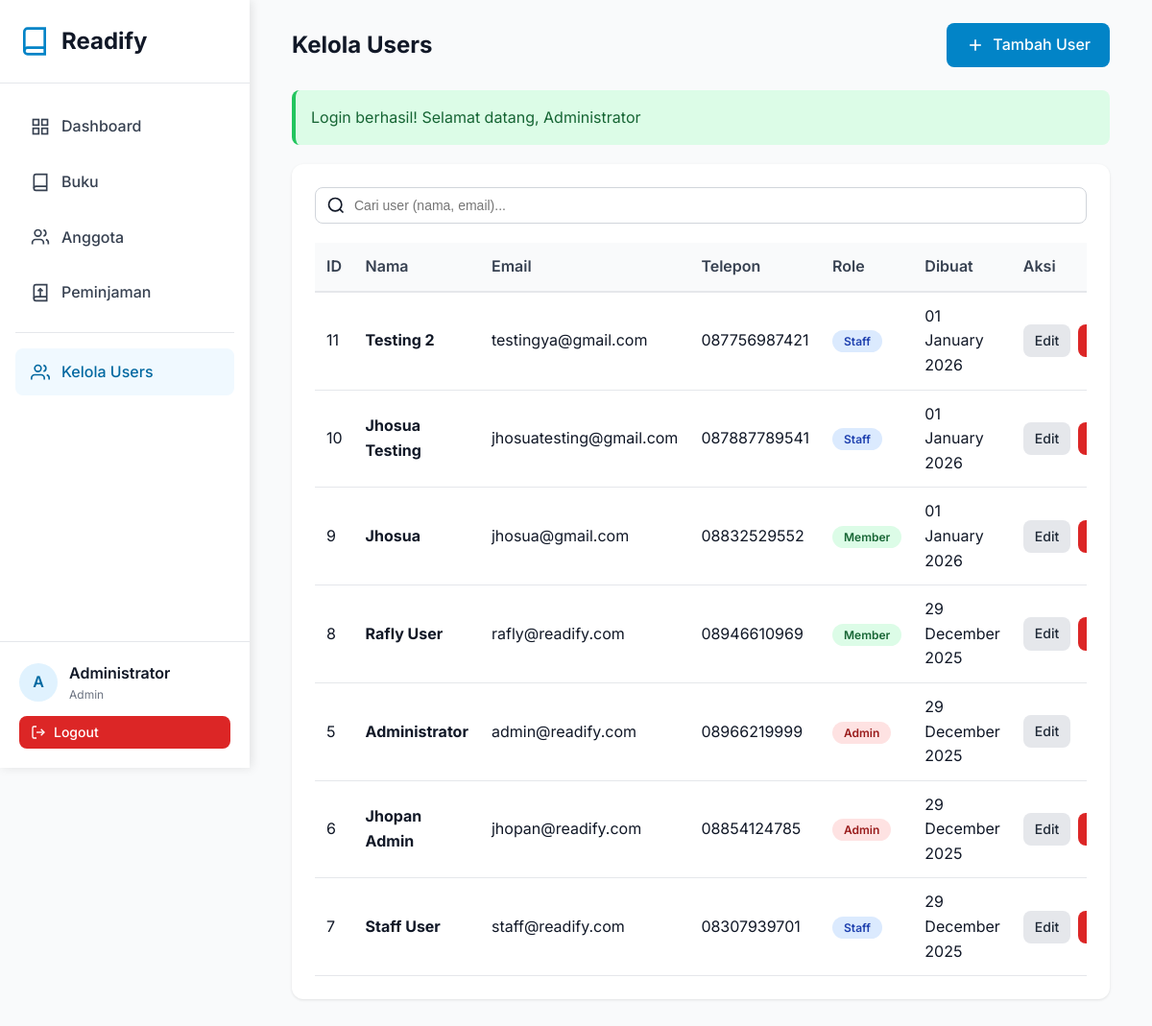
The app's page /pages/users/index.php (signed in), older data.
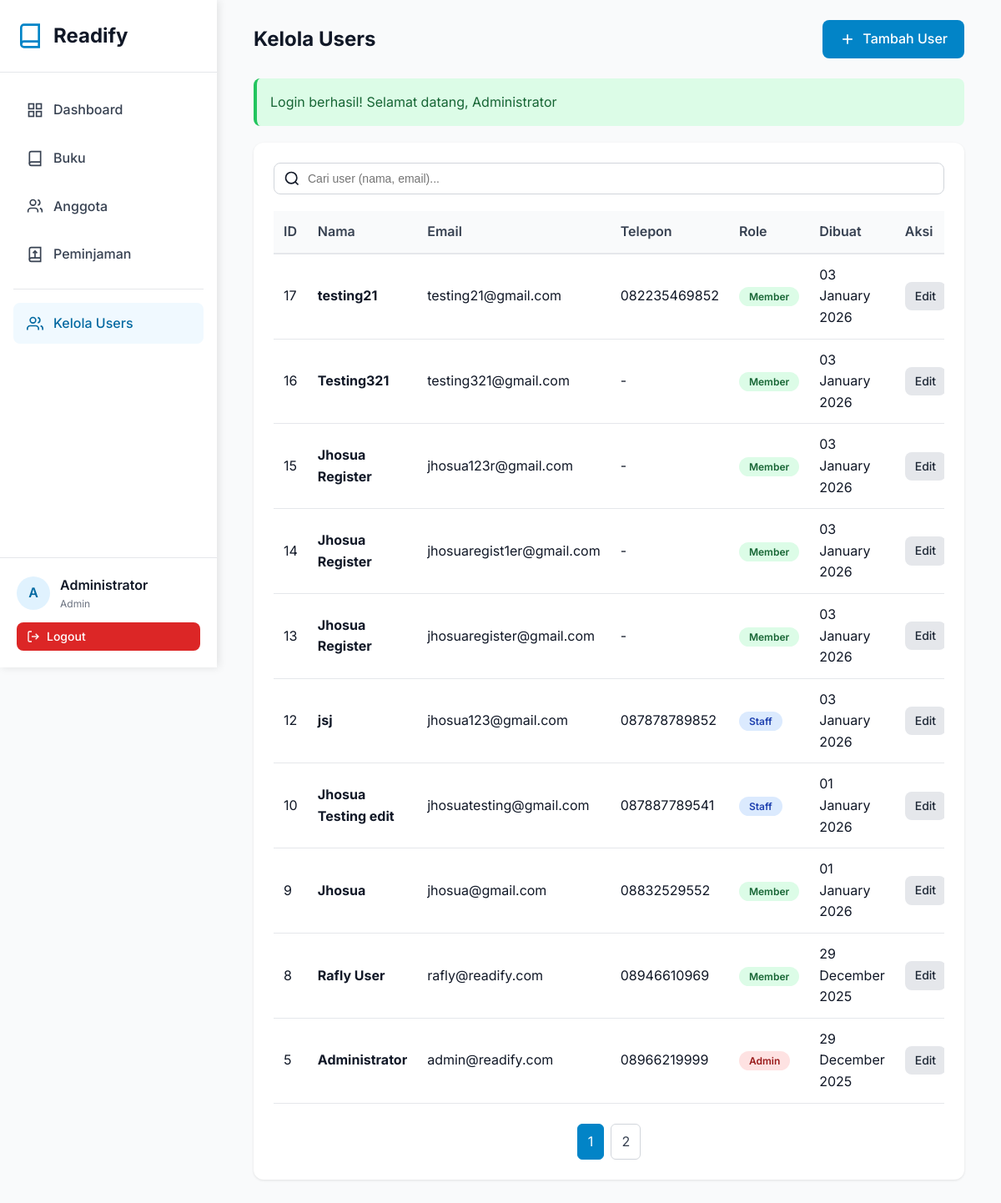
The same page, newer data.
### tables this page shows
CREATE TABLE `users` (
  `id` int NOT NULL AUTO_INCREMENT,
  `name` varchar(100) NOT NULL,
  `email` varchar(100) NOT NULL,
  `phone` varchar(20) DEFAULT NULL,
  `password` varchar(255) NOT NULL,
  `role` enum('admin','staff','member') DEFAULT 'member',
  `created_at` timestamp NULL DEFAULT CURRENT_TIMESTAMP,
  `updated_at` timestamp NULL DEFAULT CURRENT_TIMESTAMP ON UPDATE CURRENT_TIMESTAMP,
  PRIMARY KEY (`id`),
  UNIQUE KEY `email` (`email`)
);

### config/config.php (called while the page is built, shortened)
<?php
require_once BASE_PATH . '/config/database.php';
function isLoggedIn() {
    return isset($_SESSION['user_id']);
}
function getCurrentUser() {
    if (isLoggedIn()) {
        $db = new Database();
        $user = $db->fetchOne("SELECT id, name, email, role FROM users WHERE id = ?", [$_SESSION['user_id']]);
        return $user;
    }
    return null;
}
function formatDate($date) {
    return date('d F Y', strtotime($date));
}

### config/database.php (called while the page is built, shortened)
<?php
class Database {
    private $host = DB_HOST;
    private $user = DB_USER;
    private $pass = DB_PASS;
    private $dbname = DB_NAME;
    private $conn;
    private function connect() {
        $this->conn = null;
        try {
            $dsn = "mysql:host=" . $this->host . ";dbname=" . $this->dbname . ";charset=utf8mb4";
            $options = [
                PDO::ATTR_ERRMODE => PDO::ERRMODE_EXCEPTION,
                PDO::ATTR_DEFAULT_FETCH_MODE => PDO::FETCH_ASSOC,
                PDO::ATTR_EMULATE_PREPARES => false,
            ];
            $this->conn = new PDO($dsn, $this->user, $this->pass, $options);
        } catch(PDOException $e) {
            $this->error = $e->getMessage();
            die("Connection failed: " . $this->error);
        }
    }
    public function query($sql, $params = []) {
        try {
            $stmt = $this->conn->prepare($sql);
            $stmt->execute($params);
            return $stmt;
        } catch(PDOException $e) {
            throw new Exception($e->getMessage());
        }
    }
    public function fetchAll($sql, $params = []) {
        $stmt = $this->query($sql, $params);
        return $stmt->fetchAll();
    }
    public function fetchOne($sql, $params = []) {
        $stmt = $this->query($sql, $params);
        return $stmt->fetch();
    }
}

### pages/users/index.php (the view, shortened to what the changed rows need)
<?php
require_once '../../config/config.php';
$db = new Database();
$page = isset($_GET['page']) ? (int)$_GET['page'] : 1;
$offset = ($page - 1) * ITEMS_PER_PAGE;
$search = isset($_GET['search']) ? sanitize($_GET['search']) : '';
$searchQuery = $search ? " WHERE name LIKE '%$search%' OR email LIKE '%$search%'" : '';
$totalUsers = $db->fetchOne("SELECT COUNT(*) as count FROM users $searchQuery")['count'];
$totalPages = ceil($totalUsers / ITEMS_PER_PAGE);
$users = $db->fetchAll("SELECT * FROM users $searchQuery ORDER BY created_at DESC LIMIT " . ITEMS_PER_PAGE . " OFFSET $offset");
include_once '../../includes/header.php';
include_once '../../includes/sidebar.php';
?>
<div class="container">
    <div class="card-header">
        <h1 class="card-title">Kelola Users</h1>
    </div>
    <div class="card">
        <div class="table-responsive">
            <table class="table">
                <thead>
                    <tr>
                        <th>ID</th>
                        <th>Nama</th>
                        <th>Email</th>
                        <th>Telepon</th>
                        <th>Role</th>
                        <th>Dibuat</th>
                        <th>Aksi</th>
                    </tr>
                </thead>
                <tbody>
                    <?php if (empty($users)): ?>
                        <tr>
                            <td colspan="7" style="text-align: center; padding: 40px; color: var(--gray-500);">
                                Tidak ada user ditemukan
                            </td>
                        </tr>
                    <?php else: ?>
                        <?php foreach ($users as $user): ?>
                            <tr>
                                <td><?php echo $user['id']; ?></td>
                                <td><strong><?php echo htmlspecialchars($user['name']); ?></strong></td>
                                <td><?php echo htmlspecialchars($user['email']); ?></td>
                                <td><?php echo htmlspecialchars($user['phone'] ?? '-'); ?></td>
                                <td>
                                    <?php if ($user['role'] == 'admin'): ?>
                                        <span class="badge badge-danger">Admin</span>
                                    <?php elseif ($user['role'] == 'staff'): ?>
                                        <span class="badge badge-info">Staff</span>
                                    <?php else: ?>
                                        <span class="badge badge-success">Member</span>
                                    <?php endif; ?>
                                </td>
                                <td><?php echo formatDate($user['created_at']); ?></td>
                                <td>
                                    <div style="display: flex; gap: 8px;">
                                        <a href="edit.php?id=<?php echo $user['id']; ?>" class="btn btn-sm btn-secondary">Edit</a>
                                        <?php if ($user['id'] != $_SESSION['user_id']): ?>
                                            <a href="delete.php?id=<?php echo $user['id']; ?>" class="btn btn-sm btn-danger" onclick="return confirmDelete('Hapus user ini?')">Hapus</a>
                                        <?php endif; ?>
                                    </div>
                                </td>
                            </tr>
                        <?php endforeach; ?>
                    <?php endif; ?>
                </tbody>
            </table>
        </div>
        <?php if ($totalPages > 1): ?>
            <div class="pagination">
                <?php for ($i = 1; $i <= $totalPages; $i++): ?>
                    <a href="?page=<?php echo $i; ?><?php echo $search ? '&search=' . urlencode($search) : ''; ?>"
                       class="page-link <?php echo $i == $page ? 'active' : ''; ?>">
                        <?php echo $i; ?>
                    </a>
                <?php endfor; ?>
            </div>
        <?php endif; ?>
    </div>
</div>
<?php include_once '../../includes/footer.php'; ?>

### includes/sidebar.php (shortened to what the changed rows need)
<?php
$currentUser = getCurrentUser();
?>
<div class="sidebar">
    <div class="sidebar-logo">
        <h1>Readify</h1>
    </div>
    <div class="sidebar-user">
        <div class="user-info">
            <div class="user-avatar"><?php echo strtoupper(substr($currentUser['name'], 0, 1)); ?></div>
            <div>
                <div class="user-name"><?php echo htmlspecialchars($currentUser['name']); ?></div>
                <div class="user-role"><?php echo ucfirst($currentUser['role']); ?></div>
            </div>
        </div>
    </div>
</div>
<div class="main-content">

Row changes from the older to the newer data that the page shows:
removed users: id "11", name "Testing 2", email "testingya@gmail.com", phone "087756987421", role "Staff", created_at "01 January 2026"
no longer on this page (row unchanged): users: id "6", name "Jhopan Admin", email "jhopan@readify.com", phone "08854124785", role "Admin", created_at "29 December 2025"
no longer on this page (row unchanged): users: id "7", name "Staff User", email "staff@readify.com", phone "08307939701", role "Staff", created_at "29 December 2025"
added users: id "17", name "testing21", email "testing21@gmail.com", phone "082235469852", role "Member", created_at "03 January 2026"
added users: id "16", name "Testing321", email "testing321@gmail.com", phone "-", role "Member", created_at "03 January 2026"
added users: id "15", name "Jhosua Register", email "jhosua123r@gmail.com", phone "-", role "Member", created_at "03 January 2026"
added users: id "14", name "Jhosua Register", email "jhosuaregist1er@gmail.com", phone "-", role "Member", created_at "03 January 2026"
added users: id "13", name "Jhosua Register", email "jhosuaregister@gmail.com", phone "-", role "Member", created_at "03 January 2026"
added users: id "12", name "jsj", email "jhosua123@gmail.com", phone "087878789852", role "Staff", created_at "03 January 2026"
changed users "jhosuatesting@gmail.com": name "Jhosua Testing" → "Jhosua Testing edit"
Text that changed along with them:
new list line: "1"
new list line: "2"
